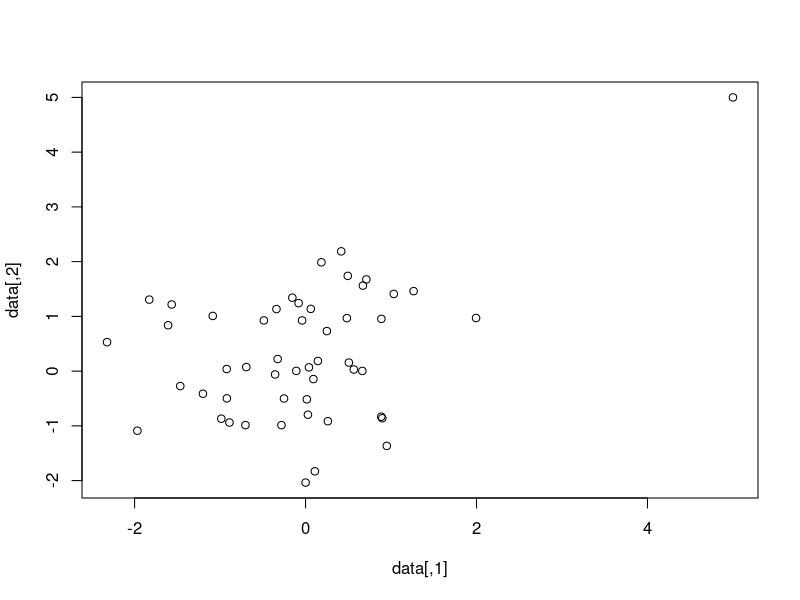

This chart was generated by the following R code: (Note: this script raises an error after producing the figure.)
## ---- chunk 1
knitr::opts_chunk$set(echo = TRUE)
## ---- chunk 2
sd.w <- function(x, k) {
  # computes the windsorized standard deviation, called by dqf.outlier
  # Inputs:
  ## k: (integer) number of observations at each extreme to alter
  ## x: (vector) numeric data values
  k <- floor(k)
  if (k == 0) {  #corresponds to non-robust adaptive DQF
    return(sd(x))
  } else {
    x <- sort(x)
    n <- length(x)
    x[1:k] <- x[k]
    x[(n-k+1):n] <- x[n-k+1]
    return(sd(x))
  }
}
## ---- chunk 3
subsamp.dqf <- function(n.obs, subsample) {
  # called by dqf.outlier, computes random subset of pairs
  pairs <- c()
  subsample <- floor(subsample/2)*2
  for (i in 1:n.obs) {
    for (j in (i+1):(i+subsample/2)) {
      pairs <- rbind(pairs, c(i,j*(j <= n.obs) + (j-n.obs)*(j > n.obs)))
    }
  }
  return(pairs)
}
## ---- chunk 4
plot.dqf <- function(dqf,labels=NULL,xlab='',ylab='',main=''){
  x <- seq(.01,1,.01)
  
  n.functions <- length(dqf[,1])
  if(is.null(labels)) labels <- rep(1,n.functions) 
  
  plot(x,dqf[1,],t='l',ylim=c(0,max(dqf)),col=labels[1],xlab=xlab,ylab=ylab,main=main)
  for(i in 2:n.functions){
    lines(x,dqf[i,],col=labels[i])
  }
}
## ---- chunk 5
show <- function(length,s){
  labels <- rep(1,length)
  labels[s] <- 2
  return(labels)
}
## ---- chunk 6
dqf.outlier <- function(data = NULL, gram.mat = NULL, g.scale=2, angle=c(30,45,60), kernel="linear", p1=1, p2=0, n.splits=100, subsample=50, z.scale=TRUE, k.w=3, adaptive=TRUE, G="norm") {
  # kernelized version of depthity
  # 
  # inputs: 
  #   data (matrix or data frame) - a data matrix of explanatory variables
  #   kernel - of form "linear", "rbf" or "poly", or a user defined function 
  #   g.scale (scalar) - scales the base distribution G
  #   angle (numeric vector of length 3)- angles of cone from midline, must live between 0 and 90
  #   p1 - first parameter for kernel
  #   p2 - second parameter for kernel
  #   n.splits (integer) - the number of split points at which the DQF is computed
  #   subsample (integer)- the number of random pairs for each observation
  #   z.scale (logical) - should the data be z-scaled first
  #   k.w (integer) - the number of points altered in the windsorized standard deviation
  #   adaptive - if TRUE, uses windsorized standard deviation to scale base distribution
  #   G - base distribution:   "norm" or "unif"
  ##
  # Output:
  #   angle  - vector of angles used, same as inputted
  #   dqf1, dqf2, dqf3 - matrices of depth quantile functions, rows are observations
  if (G=="norm") {
    param1 <- 0; param2 <- 1 }
  if (G=="unif") {
    param1 <- -1; param2 <- 1 }
  if (is.null(data) & is.null(gram.mat)) 
    stop("Either a data set or Gram matrix must be provided")
  if (min(angle) <= 0 | max(angle) >= 90) 
    stop("Angles must be between 0 and 90")
  if (is.null(data))
    n.obs <- nrow(gram.mat)
  if (is.null(gram.mat))
    n.obs <- nrow(data)
  scram <- sample(n.obs)
  pairs <- subsamp.dqf(n.obs, subsample)
  if (is.null(gram.mat)) {  
    if (z.scale==TRUE)
      data <- apply(data, 2, scale) #z-scale data
    if (is.function(kernel)==TRUE)
      kern <- kernel
    if (kernel == "linear") {
      kern <- function(x,y)
        return(sum(x*y))
    }
    if (kernel == "rbf") {
      kern <- function(x,y)
        return(exp(-sum((x-y)^2)/p1))
    }             
    if (kernel == "poly") {
      kern <- function(x,y)
        return((sum(x*y)+p2)^p1)
    }
    data <- data[scram,]
    gram <- matrix(0,n.obs, n.obs)
    for (i in 1:n.obs) {
      for (j in i:n.obs) {
        gram[i,j] <- kern(data[i,], data[j,])
        gram[j,i] <- gram[i,j]
      }
    }
  } else {
    if (diff(dim(gram.mat))!=0)
      stop("Gram matrix must be square")
    if (isSymmetric(gram.mat) == FALSE)
      stop("Gram matrix must be symmetric")
    gram <- gram.mat
    gram <- gram[scram,]
    gram <- gram[,scram]
  }
  splits <- get(paste("q", G, sep=""))((1:n.splits)/(n.splits+1),param1, param2) * g.scale
  depthity1 <- depthity2 <- depthity3 <- rep(0,length(splits))
  norm.k2 <- error.k <- k.to.mid <- rep(0, n.obs)
  dep1 <- dep2 <- dep3 <- matrix(0, nrow=nrow(pairs), ncol=n.splits)
  qfs1 <- qfs2 <- qfs3 <- matrix(0, nrow=nrow(pairs), ncol=100)
  for (i.subs in 1:nrow(pairs)) {
    i <- pairs[i.subs,1];  j <- pairs[i.subs,2]
    for (k in 1:n.obs) {
      norm.k2[k] <- gram[k,k] + 1/4*(gram[i,i]+gram[j,j]) + 1/2*gram[i,j]-gram[k,i]-gram[k,j]
      k.to.mid[k] <- (gram[k,i]-gram[k,j]+1/2*(gram[j,j]-gram[i,i]))/sqrt(gram[i,i]+gram[j,j]-2*gram[i,j])
      error.k[k] <- sqrt(abs(norm.k2[k] - k.to.mid[k]^2))
    }
    for (c in 1:length(splits)) {
      good <- rep(1, n.obs)
      s <- splits[c] * (sd.w(k.to.mid, k.w)*adaptive + (adaptive==FALSE)) 
      good[k.to.mid/s > 1] <- 0  #points on other side of cone tip removed
      d.to.tip <- abs(k.to.mid - s)
      good1 <- good * (abs(atan(error.k / d.to.tip)) < (angle[1]/360*2*pi))  #points outside of cone removed
      good1 <- good1 * (1 - 2*(sign(k.to.mid)==sign(s)))  #which side of midpoint are they on
      depthity1[c] <- min(c(sum(good1==-1), sum(good1==1)))
      good2 <- good * (abs(atan(error.k / d.to.tip)) < (angle[2]/360*2*pi))  #points outside of cone removed
      good2 <- good2 * (1 - 2*(sign(k.to.mid)==sign(s)))  #which side of midpoint are they on
      depthity2[c] <- min(c(sum(good2==-1), sum(good2==1)))
      good3 <- good * (abs(atan(error.k / d.to.tip)) < (angle[3]/360*2*pi))  #points outside of cone removed
      good3 <- good3 * (1 - 2*(sign(k.to.mid)==sign(s)))  #which side of midpoint are they on
      depthity3[c] <- min(c(sum(good3==-1), sum(good3==1)))
    }
    qfs1[i.subs,] <- quantile(depthity1, seq(0,1,length=100), na.rm=TRUE)
    qfs2[i.subs,] <- quantile(depthity2, seq(0,1,length=100), na.rm=TRUE)
    qfs3[i.subs,] <- quantile(depthity3, seq(0,1,length=100), na.rm=TRUE)
  }
  dqf1 <- dqf2 <- dqf3 <- matrix(0,n.obs, 100)
  for (i in 1:n.obs) {
    dqf1[i,] <- apply(qfs1[which(pairs[,1]==i | pairs[,2]==i),],2,mean, na.rm=TRUE)
    dqf2[i,] <- apply(qfs2[which(pairs[,1]==i | pairs[,2]==i),],2,mean, na.rm=TRUE)
    dqf3[i,] <- apply(qfs3[which(pairs[,1]==i | pairs[,2]==i),],2,mean, na.rm=TRUE)
  }
  dqf1 <- dqf1[order(scram),]  #map back to original indicies
  dqf2 <- dqf2[order(scram),]
  dqf3 <- dqf3[order(scram),]
  
  return(list(angle=angle, dqf1=dqf1, dqf2=dqf2, dqf3=dqf3))
}
## ---- chunk 7
dqf.subset <- function(data = NULL, gram.mat = NULL, g.scale=2, angle=c(45), kernel="linear", p1=1, p2=0, n.splits=100, subsample=50, z.scale=TRUE, k.w=3, adaptive=TRUE, G="norm") {
  # kernelized version of depthity
  # 
  # inputs: 
  #   data (matrix or data frame) - a data matrix of explanatory variables
  #   kernel - of form "linear", "rbf" or "poly", or a user defined function 
  #   g.scale (scalar) - scales the base distribution G
  #   angle (numeric vector of length 3)- angles of cone from midline, must live between 0 and 90
  #   p1 - first parameter for kernel
  #   p2 - second parameter for kernel
  #   n.splits (integer) - the number of split points at which the DQF is computed
  #   subsample (integer)- the number of random pairs for each observation
  #   z.scale (logical) - should the data be z-scaled first
  #   k.w (integer) - the number of points altered in the windsorized standard deviation
  #   adaptive - if TRUE, uses windsorized standard deviation to scale base distribution
  #   G - base distribution:   "norm" or "unif"
  ##
  # Output:
  #   angle  - vector of angles used, same as inputted
  #   dqf1, dqf2, dqf3 - matrices of depth quantile functions, rows are observations
  if (G=="norm") {
    param1 <- 0; param2 <- 1 }
  if (G=="unif") {
    param1 <- -1; param2 <- 1 }
  if (is.null(data) & is.null(gram.mat)) 
    stop("Either a data set or Gram matrix must be provided")
  if (min(angle) <= 0 | max(angle) >= 90) 
    stop("Angles must be between 0 and 90")
  if (is.null(data))
    n.obs <- nrow(gram.mat)
  if (is.null(gram.mat))
    n.obs <- nrow(data)
  
  
  #scram <- sample(n.obs)
  #unscram <- c()
  #for(i in 1:length(scram)){
  #  unscram <- c(unscram,which(scram==i))
  #}
  
  pairs <- subsamp.dqf(n.obs, subsample)
  if (is.null(gram.mat)) {  
    if (z.scale==TRUE)
      data <- apply(data, 2, scale) #z-scale data
    if (is.function(kernel)==TRUE)
      kern <- kernel
    if (kernel == "linear") {
      kern <- function(x,y)
        return(sum(x*y))
    }
    if (kernel == "rbf") {
      kern <- function(x,y)
        return(exp(-sum((x-y)^2)/p1))
    }             
    if (kernel == "poly") {
      kern <- function(x,y)
        return((sum(x*y)+p2)^p1)
    }
    #data <- data[scram,]
    gram <- matrix(0,n.obs, n.obs)
    for (i in 1:n.obs) {
      for (j in i:n.obs) {
        gram[i,j] <- kern(data[i,], data[j,])
        gram[j,i] <- gram[i,j]
      }
    }
  } else {
    if (diff(dim(gram.mat))!=0)
      stop("Gram matrix must be square")
    if (isSymmetric(gram.mat) == FALSE)
      stop("Gram matrix must be symmetric")
    gram <- gram.mat
    #gram <- gram[scram,]
    #gram <- gram[,scram]
  }
  splits <- get(paste("q", G, sep=""))((1:n.splits)/(n.splits+1),param1, param2) * g.scale
  depthity1 <- rep(0,length(splits))
  norm.k2 <- error.k <- k.to.mid <- rep(0, n.obs)
  dep1 <- matrix(0, nrow=nrow(pairs), ncol=n.splits)
  qfs1 <- matrix(0, nrow=nrow(pairs), ncol=100)
  
  ret.pairs <- matrix(0,nrow=nrow(pairs),ncol=2)
  k.to.mids <- matrix(ncol = n.obs, nrow = nrow(pairs))
  
  ret.gs <- matrix(ncol = n.obs, nrow = n.splits)  # skeleton for goods data.frame
  ret.goods <- list()
  
  # pairs.goods <- list(pairs=list(c(0,0)),goods=list(data.frame(matrix(ncol = n.obs, nrow = 100)))) # create list of pairs and their corresponding 100 (num.splits) good vectors
  
  for (i.subs in 1:nrow(pairs)) {
    i <- pairs[i.subs,1];  j <- pairs[i.subs,2]
    
    # pairs.goods$pairs <- append(pairs.goods$pairs,list(c(scram[i],scram[j]))) # record pairs of points (original indices)
    
    #ret.pairs[i.subs,] <- c(scram[i],scram[j])
    ret.pairs[i.subs,] <- c(i,j)
    
    for (k in 1:n.obs) {
      norm.k2[k] <- gram[k,k] + 1/4*(gram[i,i]+gram[j,j]) + 1/2*gram[i,j]-gram[k,i]-gram[k,j]
      k.to.mid[k] <- (gram[k,i]-gram[k,j]+1/2*(gram[j,j]-gram[i,i]))/sqrt(gram[i,i]+gram[j,j]-2*gram[i,j]) # return this
      error.k[k] <- sqrt(abs(norm.k2[k] - k.to.mid[k]^2))
    }
    
    k.to.mids[i.subs,] <- k.to.mid
    
    for (c in 1:length(splits)) {
      good <- rep(1, n.obs)
      s <- splits[c] * (sd.w(k.to.mid, k.w)*adaptive + (adaptive==FALSE)) 
      good[k.to.mid/s > 1] <- 0  #points on other side of cone tip removed
      d.to.tip <- abs(k.to.mid - s)
      good1 <- good * (abs(atan(error.k / d.to.tip)) < (angle[1]/360*2*pi))  #points outside of cone removed
      good1 <- good1 * (1 - 2*(sign(k.to.mid)==sign(s)))  #which side of midpoint are they on
      ret.gs[c,] <- good1
      depthity1[c] <- min(c(sum(good1==-1), sum(good1==1)))
    }
    ret.goods[[i.subs]] <- ret.gs
    qfs1[i.subs,] <- quantile(depthity1, seq(0,1,length=100), na.rm=TRUE)
  }
  dqf1 <- matrix(0,n.obs, 100)
  for (i in 1:n.obs) {
    dqf1[i,] <- apply(qfs1[which(pairs[,1]==i | pairs[,2]==i),],2,mean, na.rm=TRUE)
  }
  
  # reorder
  # dqf1 <- dqf1[unscram,]  #map back to original indicies
  
  return(list(dqf1=dqf1,ret.pairs=ret.pairs,ret.goods=ret.goods,k.to.mids=k.to.mids))
}
## ---- chunk 8
extract.dqf <- function(dqf,subset){
  n.subset <- length(subset)
  depthity1 <- rep(0,100)
  
  indices <- which(dqf$ret.pairs[,1] %in% subset & dqf$ret.pairs[,2] %in% subset)
  pairs <- dqf$ret.pairs[indices,]
  
  qfs1 <- matrix(0, nrow=length(indices), ncol=100)
  
  qfs.count <- 1
  for(j in indices){
    gs <- dqf$ret.goods[[j]][,subset]
    for(i in 1:nrow(gs)){
      g <- gs[i,]
      depthity1[i] <- min(c(sum(g==-1), sum(g==1)))
    }
    qfs1[qfs.count,] <- quantile(depthity1, seq(0,1,length=100), na.rm=TRUE)
    qfs.count <- qfs.count+1
  }
  
  dqf1 <- matrix(0,n.subset, 100)
  for (i in 1:n.subset) {
    dqf1[i,] <- apply(qfs1[which(pairs[,1]==i | pairs[,2]==i),],2,mean,na.rm=TRUE)
  }
  
  return(dqf1)
}
## ---- chunk 9
extract.depths <- function(dqf,subset){
  n.subset <- length(subset)
  depthity1 <- rep(0,100)
  
  indices <- which(dqf$ret.pairs[,1] %in% subset & dqf$ret.pairs[,2] %in% subset)
  subset.pairs <- dqf$ret.pairs[indices,]
  
  depths <- matrix(0, nrow=length(indices), ncol=100)
  
  depths.count <- 1
  for(j in indices){
    gs <- dqf$ret.goods[[j]][,subset]
    for(i in 1:nrow(gs)){
      g <- gs[i,]
      depthity1[i] <- min(c(sum(g==-1), sum(g==1)))
    }
    depths[depths.count,] <- depthity1
    depths.count <- depths.count+1
  }
  
  return(list(depths=depths,subset.pairs=subset.pairs))
}
## ---- chunk 10
calculate.qfs <- function(depths,k2mid,splits){
  qfs <- matrix(0,nrow=nrow(depths),ncol=length(splits))
  
  for(i in 1:nrow(depths)){
    qf <- rep(0,100)
    print("here")
    print(i)
    print(nrow(depths))
    d <- depths[i,]
    # print(depths)
    k.sd <- sd.w(k2mid[i,],3)
    
    q.prev <- 1
    min.s <- 1; max.s <- -1
    for(j in 0:max(d)){
      s <- splits[which(d==j)]
      min.s <- min(c(s,min.s)); max.s <- max(c(s,max.s))
      q <- ceiling((pnorm(max.s,sd=k.sd)-pnorm(min.s,sd=k.sd))*100)
      
      if(q>q.prev & q <= 100){
        qf[q.prev:q] <- j
        q.prev <- q+1
      }
      
    }
    qfs[i,] <- qf
    
  }
  return(qfs)
}
## ---- chunk 11
calculate.dqfs <- function(qfs,pairs,subset,n.obs){
  dqfs <- matrix(0,n.obs, 100)
  for (i in 1:n.obs) {
    dqfs[i,] <- apply(qfs[which(pairs[,1]==i | pairs[,2]==i),],2,mean, na.rm=TRUE)
  }
  return(dqfs[subset,])
}
## ---- chunk 12
row.col <- function(dataframe,index){
  n.row <- nrow(dataframe); n.col <- ncol(dataframe)
  mi <- index+n.row
  col <- floor(mi/n.row); row <- mi-col*n.row
  
  return(list(row=row,col=col))
  
}
## ---- chunk 13
initial.cluster <- function(data,n.clusters){
  n.obs <- nrow(data)
  distance_mat <- dist(data, method = 'euclidean')
  Hierar_cl <- hclust(distance_mat, method = "single")
  clusters <- cutree(Hierar_cl, k = n.clusters)
  
  # calculate minimum distance between clusters

  dist.mat <- as.matrix(distance_mat)
  clus.indices <- list()
  for(i in 1:n.clusters){
    clus.indices[[i]] <- which(clusters==i)
  }

# calculate min distance from cluster i to j by:
  # calculate min of distances between point i_1 to point js
    # calculate min of those
  
  inter.dists <- matrix(0,nrow=n.clusters,ncol=n.clusters) # distance between closest points of clusters
  closest.pts <- matrix(0,nrow=n.clusters,ncol=n.clusters) # M(i,j) is index of closest point in cluster j to cluster i
  for(i in 1:n.clusters){
    for(j in i:n.clusters){
      if(i==j){inter.dists[i,j] <- Inf}
      else{
        inter.dists[i,j] <- inter.dists[j,i] <- min(dist.mat[clus.indices[[i]],clus.indices[[j]]])
        
        min.index <- which(dist.mat==inter.dists[i,j])[1]
        rc <- row.col(dist.mat,min.index)
        row <- rc$row; col <- rc$col
        
        if(row %in% clus.indices[[i]]){ closest.pts[j,i] <- row; closest.pts[i,j] <- col }
        else{ closest.pts[i,j] <- row; closest.pts[j,i] <- col }
        
        }
    }
  }
  
  return(list(clusters=clusters,inter.dists=inter.dists,closest.pts=closest.pts))
}
## ---- chunk 14
combine.clusters <- function(combined.clusters,c1,c2){
  combined.clusters[[c1]] <- sort(c(combined.clusters[[c1]],combined.clusters[[c2]]))
  for(c in combined.clusters[[c1]]) combined.clusters[[c]] <- combined.clusters[[c1]]
  return(combined.clusters)
}
## ---- chunk 15
all.indices <- function(clusters, cluster.group){
  # to ensure function works with both single and vector cluster.group inputs
  v <- c()
  v <- c(v, cluster.group)
  
  indices <- c()
  for(c in v) indices <- c(indices,which(clusters == c))
  
  return(indices)
}
## ---- chunk 16
closest.pt.clusters <- function(inter.dists, cg1, cg2){
  n.cg1 <- length(c(cg1))
  n.cg2 <- length(c(cg2))
  min.index <- which.min(inter.dists[cg1,cg2])
  
  rc <- row.col(inter.dists,min.index)
  row <- rc$row; col <- rc$col
  c1 <- cg1[row]; c2 <- cg2[col]
  
  return(list(c1=c1,c2=c2))
                        
}
## ---- chunk 17
interact <- function(){
  str=""
  while(str != "exit"){
    print("input below")
    str = readline()
    print(str)
    plot(seq(0,1,.01),seq(0,1,.01))
  }
}
## ---- chunk 18
library(glue)
## ---- chunk 19
combine.prompt <- function(row,col,inter.dists,combined.clusters){
  yes <- '"Yes"'; no <- '"No"'; pp <- '"Postpone"'
  print(glue('Clusters {cluster.string(combined.clusters[[row]])} and {cluster.string(combined.clusters[[col]])} are the closest by Euclidean distance (dist = {inter.dists[row,col]}).'))
    print(glue('Type "{as.character(combined.clusters[[row]][1])}" for dqfs of points in cluster "{cluster.string(combined.clusters[[row]])}" and closest point from cluster "{cluster.string(combined.clusters[[col]])}".'))
    print(glue('Type "{as.character(combined.clusters[[col]][1])}" for dqfs of points in cluster "{cluster.string(combined.clusters[[col]])}" and closest point from cluster "{cluster.string(combined.clusters[[row]])}".'))
    print(glue('Enter {yes} to combine clusters {cluster.string(combined.clusters[[row]])} and {cluster.string(combined.clusters[[col]])}?'))
    print(glue('Enter {no} to move on to next clusters.'))
    print(glue('Enter {pp} to consider combining these clusters later.'))
}
## ---- chunk 20
cluster.string <- function(cluster){
  
  ret <- '{'
  
  for(i in 1:length(cluster)){
    if(i==length(cluster)){ret <- paste(ret,as.character(cluster[i]),sep='')}
    else{ret <- paste(ret, as.character(cluster[i]),' ',sep='')}
  }
  
  ret <- paste(ret,'}',sep='')
  
  return(ret)
}
## ---- chunk 21
dqf.clustering <- function(data = NULL,n.clusters=20, gram.mat = NULL, g.scale=2, angle=c(45), kernel="linear", p1=1, p2=0, n.splits=100, subsample=50, z.scale=TRUE, k.w=3, adaptive=TRUE, G="norm"){
  
  # set n.obs - to number of observations
  if (is.null(data)) n.obs <- nrow(gram.mat)
  if (is.null(gram.mat)) n.obs <- nrow(data)
  
  subsample <- n.obs # calculate all sub-samples
  
  # initial clustering
  ic <- initial.cluster(data,n.clusters)
  clusters <- ic$clusters
  inter.dists <- ic$inter.dists
  closest.pts <- ic$closest.pts
  
  combined.clusters <- list()
  for(i in 1:n.clusters) combined.clusters[[i]] <- c(i)
  
  # calculate dqf.subset
  print("Calculating `dqf.subset`...")
  dqf.s <- dqf.subset(data = data, gram.mat = gram.mat, g.scale=g.scale, angle=c(45), kernel=kernel, p1=p1, p2=p2, n.splits=n.splits, subsample=subsample, z.scale=z.scale, k.w=k.w, adaptive=adaptive, G=G)
  print("`dqf.subset` calculations complete.")
  
  print("We will now begin combining clusters.")
  print("You may type exit at any time and the function will return `dqf.subset` and currents clusters.")
  print("Press Enter to continue")
  s = readline()
  while(s != 'exit'){
    
    mi <- which.min(inter.dists) # mi is short for min.index
    rc <- row.col(inter.dists,mi)
    row <- rc$row; col <- rc$col
    
    # Prepare dqfs
    cpc <- closest.pt.clusters(inter.dists,combined.clusters[[row]],combined.clusters[[col]])
    pt2.index <- closest.pts[cpc$c1,cpc$c2] # index of closest point in cluster group 2 to cg1
    pt1.index <- closest.pts[cpc$c2,cpc$c1] # index of closest point in cluster group 1 to cg2
    
    subset1 <- c(all.indices(clusters,combined.clusters[[row]]),pt2.index)
    ed1 <- extract.depths(dqf.s,subset1)
    depths1 <- ed1$depths; subset1.pairs <- ed1$subset.pairs
    qfs1 <- calculate.qfs(depths=depths1,dqf.s$k.to.mids,dqf.s$splits)
    dqfs1 <- calculate.dqfs(qfs1,subset1.pairs,subset1,n.obs)
    labels1 <- rep(1,length(subset1)); labels1[which(subset1==pt2.index)] <- 2
    
    subset2 <- c(all.indices(clusters,combined.clusters[[col]]),pt1.index)
    ed2 <- extract.depths(dqf.s,subset2)
    depths2 <- ed2$depths; subset2.pairs <- ed2$subset.pairs
    qfs2 <- calculate.qfs(depths=depths2,dqf.s$k.to.mids,dqf.s$splits)
    dqfs2 <- calculate.dqfs(qfs2,subset2.pairs,subset2,n.obs)
    labels2 <- rep(1,length(subset2)); labels2[which(subset2==pt1.index)] <- 2
    
    combine.prompt(row,col,inter.dists,combined.clusters)
    
    move.on <- FALSE
    s <- readline()
    while(!move.on){
      if(s == "Yes"){
        print(glue("Clusters {cluster.string(combined.clusters[[row]])} and {cluster.string(combined.clusters[[col]])} were combined."))
        combined.clusters <- combine.clusters(combined.clusters,row,col)
        inter.dists[combined.clusters[[row]],combined.clusters[[col]]] <- Inf # don't need to consider combining them anymore
        move.on <- TRUE
      }else if(s == "No"){
        print("Are you sure? If yes, combinning clusters {cluster.string(combined.clusters[[row]])} and {cluster.string(combined.clusters[[col]])} will not be revisited.")
        s <- readline()
      }else if(s == "Later"){
        print("later")
        s <- readline()
      }else if(s == row){
        plot.dqf(dqfs1,labels1)
        combine.prompt()
        s <- readline()
      }else if(s == col){
        plot.dqf(dqfs2,labels2)
        combine.prompt()
        s <- readline()
      }
    }
    
    
    
  }
  
}
## ---- chunk 22
set.seed(47)
data <- cbind(rnorm(50,0,1),rnorm(50,0,1))
data <- rbind(data,c(5,5))
plot(data)
test.dqf <- dqf.subset(data)

## ---- chunk 23
test.interact <- function(){
  print("We will now begin combining clusters.")
  print("You may type 'exit' at any time and the function will return `dqf.subset` and currents clusters.")
  s = readline()
  while(s != 'exit'){
    print("We will now begin combining clusters.")
    print("You may type 'exit' at any time and the function will return `dqf.subset` and currents clusters.")
    s = readline()
  }
}
## ---- chunk 24
clus <- c(1,1,1,1,2,2,2,2,3,3,3,3)

## ---- chunk 25
ongoingtest.interact()
## ---- chunk 26
set.seed(470)
x <- seq(-20,20,.1)
x1 <- x+20
y1 <- (x-2)^2 + rnorm(length(x),0,30)
y2 <- -(x+2)^2 + 550 + rnorm(length(x),0,30)
data1 <- cbind(x,y1)
data2 <- cbind(x1,y2)
m.data <- rbind(data1,data2)
m.data <- scale(m.data)
m.labels <- c(rep(2,length(data1[,1])),rep(3,length(data2[,1])))

dist.mat <- as.matrix(dist(m.data))

ic <- initial.cluster(m.data,20)
clusters <- ic$clusters
inter.d <- ic$inter.dists
closest.pts <- ic$closest.pts

# plot(m.data,col=clusters)

mi <- which.min(inter.d)
rc <- row.col(inter.d,mi)
row <- rc$row; col <- rc$col
closest.pts[row,col] %in% which(clusters==row) #false
closest.pts[row,col] %in% which(clusters==col) #true
inter.d[row,col]
dist.mat[closest.pts[row,col],closest.pts[col,row]]

print("-------")

closest.pts[10,1] %in% which(clusters==1)
closest.pts[1,10] %in% which(clusters==1)
dist.mat[closest.pts[10,1],closest.pts[1,10]]
inter.d[1,10]
inter.d[10,1]
dm <- data.frame(dist.mat)
print("-----")
min(dm[which(clusters==1),which(clusters==2)])
min(dm[which(clusters==2),which(clusters==1)])
inter.d[1,2]
dist.mat[closest.pts[2,1],closest.pts[1,2]]
## ---- chunk 27
n.obs <- nrow(m.data)
mi <- which(dm==min(dm[which(clusters==1),which(clusters==2)]))[1]+n.obs
row <- floor(mi/n.obs)
col <- mi-row*n.obs
row
col
dm[row,col]
which(dm==inter.d[1,2])
## ---- chunk 28
n.obs <- nrow(m.data)
mi <- which(dm==min(dm[which(clusters==1),which(clusters==2)]))[1]+n.obs
row <- floor(mi/n.obs)
col <- mi-row*n.obs
row
col
dm[row,col]
## ---- chunk 29
n.clusters <- 20
combined.clusters <- list()
for(i in 1:n.clusters) combined.clusters[[i]] <- c(i)
combined.clusters <- combine.clusters(combined.clusters,2,6)
combined.clusters <- combine.clusters(combined.clusters,2,3)
combined.clusters <- combine.clusters(combined.clusters,3,8)
combined.clusters <- combine.clusters(combined.clusters,9,10)
combined.clusters <- combine.clusters(combined.clusters,8,10)
combined.clusters <- combine.clusters(combined.clusters,4,7)
row <- 2; col <- 7
print(glue("Clusters {cluster.string(combined.clusters[[row]])} and {cluster.string(combined.clusters[[col]])} were combined."))
combined.clusters[[col]]
## ---- chunk 30
cluster.string(combined.clusters[[row]])
## ---- chunk 31
cg1 <- c(1,2)
cg2 <- c(3,4)

n.cg1 <- length(c(cg1))
n.cg2 <- length(c(cg2))
mi <- which.min(inter.d[cg1,cg2])+n.cg1

row <- floor(mi/n.cg1); col <- mi-row*n.cg2
c1 <- cg1[row]; c2 <- cg2[col]
c1
c2
## ---- chunk 32
d <- data.frame(matrix(1:(6*9),nrow=6,ncol=9))
n.row <- nrow(d); n.col <- ncol(d)
mi <- 29
rc <- row.col(d,mi)
row <- rc$row; col <- rc$col
d[row,col]
## ---- chunk 33
which(d==12)
